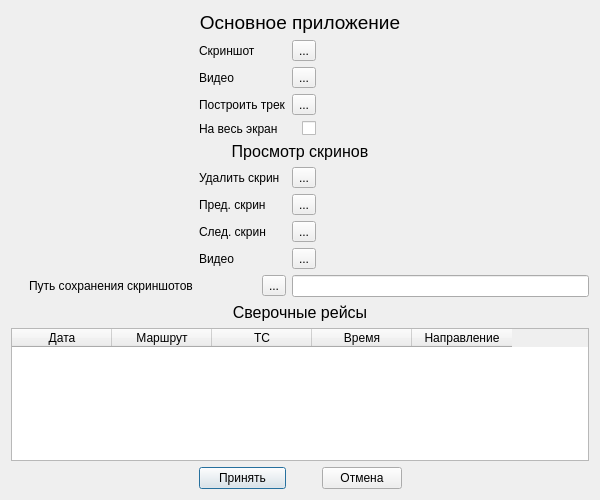
<?xml version="1.0" encoding="UTF-8"?>
<ui version="4.0">
 <class>Setting</class>
 <widget class="QDialog" name="Setting">
  <property name="geometry">
   <rect>
    <x>0</x>
    <y>0</y>
    <width>600</width>
    <height>500</height>
   </rect>
  </property>
  <property name="minimumSize">
   <size>
    <width>600</width>
    <height>500</height>
   </size>
  </property>
  <property name="maximumSize">
   <size>
    <width>600</width>
    <height>500</height>
   </size>
  </property>
  <property name="windowTitle">
   <string>Dialog</string>
  </property>
  <layout class="QGridLayout" name="gridLayout">
   <item row="7" column="3">
    <widget class="QLabel" name="prevScrLbl">
     <property name="text">
      <string/>
     </property>
    </widget>
   </item>
   <item row="9" column="1">
    <widget class="QLabel" name="label_5">
     <property name="text">
      <string>Видео</string>
     </property>
    </widget>
   </item>
   <item row="1" column="3">
    <widget class="QLabel" name="labelScrCh">
     <property name="text">
      <string/>
     </property>
    </widget>
   </item>
   <item row="1" column="2">
    <widget class="QToolButton" name="toolScr">
     <property name="text">
      <string>...</string>
     </property>
    </widget>
   </item>
   <item row="2" column="0">
    <spacer name="horizontalSpacer">
     <property name="orientation">
      <enum>Qt::Horizontal</enum>
     </property>
     <property name="sizeHint" stdset="0">
      <size>
       <width>40</width>
       <height>20</height>
      </size>
     </property>
    </spacer>
   </item>
   <item row="3" column="3">
    <widget class="QLabel" name="labelBldCh">
     <property name="text">
      <string/>
     </property>
    </widget>
   </item>
   <item row="14" column="0" colspan="5">
    <widget class="QTableWidget" name="tableWidget">
     <column>
      <property name="text">
       <string>Дата</string>
      </property>
     </column>
     <column>
      <property name="text">
       <string>Маршрут</string>
      </property>
     </column>
     <column>
      <property name="text">
       <string>ТС</string>
      </property>
     </column>
     <column>
      <property name="text">
       <string>Время</string>
      </property>
     </column>
     <column>
      <property name="text">
       <string>Направление</string>
      </property>
     </column>
    </widget>
   </item>
   <item row="1" column="1">
    <widget class="QLabel" name="labelScr">
     <property name="text">
      <string>Скриншот</string>
     </property>
    </widget>
   </item>
   <item row="3" column="2" alignment="Qt::AlignRight">
    <widget class="QToolButton" name="toolBld">
     <property name="text">
      <string>...</string>
     </property>
    </widget>
   </item>
   <item row="6" column="1">
    <widget class="QLabel" name="label_2">
     <property name="text">
      <string>Удалить скрин</string>
     </property>
    </widget>
   </item>
   <item row="2" column="3">
    <widget class="QLabel" name="labelVidCh">
     <property name="text">
      <string/>
     </property>
    </widget>
   </item>
   <item row="11" column="0" alignment="Qt::AlignRight">
    <widget class="QLabel" name="labelSavePath">
     <property name="text">
      <string>Путь сохранения скриншотов</string>
     </property>
    </widget>
   </item>
   <item row="15" column="1">
    <widget class="QPushButton" name="accept">
     <property name="text">
      <string>Принять</string>
     </property>
    </widget>
   </item>
   <item row="11" column="2" colspan="3">
    <widget class="QLineEdit" name="screenSavePath">
     <property name="readOnly">
      <bool>true</bool>
     </property>
    </widget>
   </item>
   <item row="7" column="1">
    <widget class="QLabel" name="label_3">
     <property name="text">
      <string>Пред. скрин</string>
     </property>
    </widget>
   </item>
   <item row="3" column="1">
    <widget class="QLabel" name="labelBld">
     <property name="text">
      <string>Построить трек</string>
     </property>
    </widget>
   </item>
   <item row="0" column="0" colspan="5">
    <widget class="QLabel" name="label_11">
     <property name="font">
      <font>
       <fontweight>DemiBold</fontweight>
      </font>
     </property>
     <property name="text">
      <string>&lt;html&gt;&lt;head/&gt;&lt;body&gt;&lt;p align=&quot;center&quot;&gt;&lt;span style=&quot; font-size:14pt;&quot;&gt;Основное приложение&lt;/span&gt;&lt;/p&gt;&lt;/body&gt;&lt;/html&gt;</string>
     </property>
    </widget>
   </item>
   <item row="15" column="3">
    <widget class="QPushButton" name="cancel">
     <property name="text">
      <string>Отмена</string>
     </property>
    </widget>
   </item>
   <item row="2" column="2">
    <widget class="QToolButton" name="toolVid">
     <property name="text">
      <string>...</string>
     </property>
    </widget>
   </item>
   <item row="9" column="3">
    <widget class="QLabel" name="vidScrLbl">
     <property name="text">
      <string/>
     </property>
    </widget>
   </item>
   <item row="8" column="1">
    <widget class="QLabel" name="label_4">
     <property name="text">
      <string>След. скрин</string>
     </property>
    </widget>
   </item>
   <item row="6" column="2">
    <widget class="QToolButton" name="deleteScrTB">
     <property name="text">
      <string>...</string>
     </property>
    </widget>
   </item>
   <item row="2" column="1">
    <widget class="QLabel" name="labeVid">
     <property name="text">
      <string>Видео</string>
     </property>
    </widget>
   </item>
   <item row="8" column="2">
    <widget class="QToolButton" name="nextScrTB">
     <property name="text">
      <string>...</string>
     </property>
    </widget>
   </item>
   <item row="6" column="3">
    <widget class="QLabel" name="deleteScrLbl">
     <property name="text">
      <string/>
     </property>
    </widget>
   </item>
   <item row="7" column="2">
    <widget class="QToolButton" name="prevScrTB">
     <property name="text">
      <string>...</string>
     </property>
    </widget>
   </item>
   <item row="5" column="0" colspan="5">
    <widget class="QLabel" name="label_10">
     <property name="font">
      <font>
       <fontweight>DemiBold</fontweight>
      </font>
     </property>
     <property name="text">
      <string>&lt;html&gt;&lt;head/&gt;&lt;body&gt;&lt;p align=&quot;center&quot;&gt;&lt;span style=&quot; font-size:12pt;&quot;&gt;Просмотр скринов&lt;/span&gt;&lt;/p&gt;&lt;/body&gt;&lt;/html&gt;</string>
     </property>
    </widget>
   </item>
   <item row="2" column="4">
    <spacer name="horizontalSpacer_2">
     <property name="orientation">
      <enum>Qt::Horizontal</enum>
     </property>
     <property name="sizeHint" stdset="0">
      <size>
       <width>40</width>
       <height>20</height>
      </size>
     </property>
    </spacer>
   </item>
   <item row="11" column="1" alignment="Qt::AlignRight">
    <widget class="QToolButton" name="screenSavePathChange">
     <property name="layoutDirection">
      <enum>Qt::LeftToRight</enum>
     </property>
     <property name="text">
      <string>...</string>
     </property>
    </widget>
   </item>
   <item row="9" column="2">
    <widget class="QToolButton" name="vidScrTB">
     <property name="text">
      <string>...</string>
     </property>
    </widget>
   </item>
   <item row="13" column="0" colspan="5">
    <widget class="QLabel" name="label">
     <property name="font">
      <font>
       <fontweight>DemiBold</fontweight>
      </font>
     </property>
     <property name="text">
      <string>&lt;html&gt;&lt;head/&gt;&lt;body&gt;&lt;p align=&quot;center&quot;&gt;&lt;span style=&quot; font-size:12pt;&quot;&gt;Сверочные рейсы&lt;/span&gt;&lt;/p&gt;&lt;/body&gt;&lt;/html&gt;</string>
     </property>
    </widget>
   </item>
   <item row="8" column="3">
    <widget class="QLabel" name="nextScrLbl">
     <property name="text">
      <string/>
     </property>
    </widget>
   </item>
   <item row="4" column="1">
    <widget class="QLabel" name="labelFullScreen">
     <property name="text">
      <string>На весь экран</string>
     </property>
    </widget>
   </item>
   <item row="4" column="2">
    <widget class="QCheckBox" name="cBFullScreen">
     <property name="layoutDirection">
      <enum>Qt::RightToLeft</enum>
     </property>
     <property name="text">
      <string/>
     </property>
     <property name="tristate">
      <bool>false</bool>
     </property>
    </widget>
   </item>
  </layout>
 </widget>
 <resources/>
 <connections/>
</ui>
